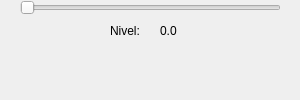
<?xml version="1.0" encoding="UTF-8"?>
<ui version="4.0">
 <class>janelaPrincipal</class>
 <widget class="QMainWindow" name="janelaPrincipal">
  <property name="geometry">
   <rect>
    <x>0</x>
    <y>0</y>
    <width>300</width>
    <height>100</height>
   </rect>
  </property>
  <property name="sizePolicy">
   <sizepolicy hsizetype="Fixed" vsizetype="Fixed">
    <horstretch>0</horstretch>
    <verstretch>0</verstretch>
   </sizepolicy>
  </property>
  <property name="minimumSize">
   <size>
    <width>300</width>
    <height>100</height>
   </size>
  </property>
  <property name="maximumSize">
   <size>
    <width>300</width>
    <height>100</height>
   </size>
  </property>
  <property name="windowTitle">
   <string>BRILHO LINUX</string>
  </property>
  <widget class="QWidget" name="centralwidget">
   <property name="minimumSize">
    <size>
     <width>300</width>
     <height>100</height>
    </size>
   </property>
   <property name="maximumSize">
    <size>
     <width>300</width>
     <height>100</height>
    </size>
   </property>
   <widget class="QSlider" name="brilho">
    <property name="geometry">
     <rect>
      <x>20</x>
      <y>0</y>
      <width>261</width>
      <height>16</height>
     </rect>
    </property>
    <property name="orientation">
     <enum>Qt::Horizontal</enum>
    </property>
   </widget>
   <widget class="QLabel" name="valor">
    <property name="geometry">
     <rect>
      <x>160</x>
      <y>20</y>
      <width>31</width>
      <height>21</height>
     </rect>
    </property>
    <property name="text">
     <string>0.0</string>
    </property>
   </widget>
   <widget class="QLabel" name="nivel">
    <property name="geometry">
     <rect>
      <x>110</x>
      <y>20</y>
      <width>67</width>
      <height>22</height>
     </rect>
    </property>
    <property name="text">
     <string>Nivel:</string>
    </property>
   </widget>
  </widget>
 </widget>
 <resources/>
 <connections/>
</ui>
